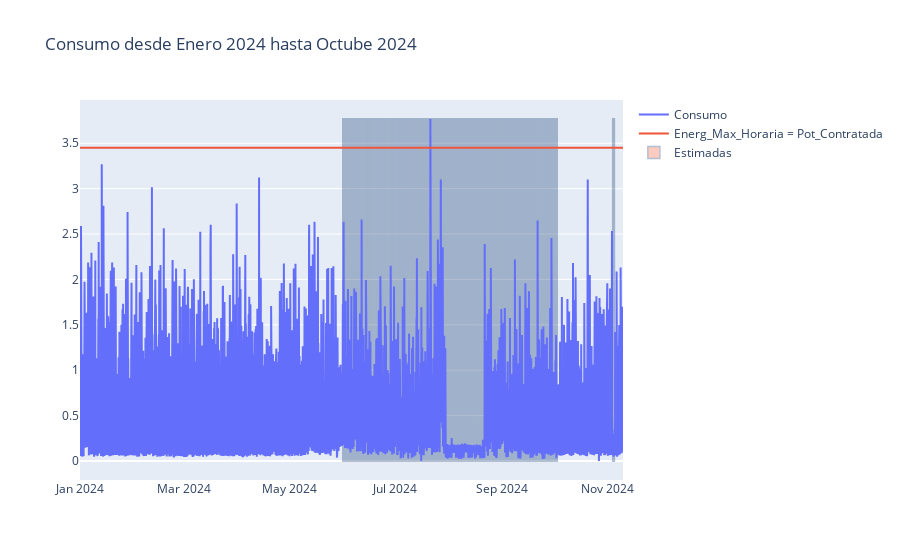

Here is the notebook cell this chart was saved with:
### Code cell
import numpy as np
fig = go.Figure()
fig.add_traces(
    [
        go.Scatter(
            x = df.index,
            y = df.consumo_kWh,
            name='Consumo'               
        ),
        go.Scatter(
            x = df.index,
            y = df.Pot_Contratada,
            name='Energ_Max_Horaria = Pot_Contratada'               
        ),
        go.Bar(
            x = df.loc[df['metodoObtencion'] == 'Estimada'].index,
            y = df.loc[df['metodoObtencion'] == 'Estimada'].consumo_kWh.max() * np.ones(len(df.loc[df['metodoObtencion'] == 'Estimada'].index)),
            name='Estimadas',
            marker_color='rgb(255, 87, 51)', 
            marker_line_color='rgb(8,48,107)',
            marker_line_width=1.5, 
            opacity=0.3

        )
    ]
    
)
fig.update_layout(
    title='Consumo desde Enero 2024 hasta Octube 2024'
)
fig.show()

### Figure 1 — Plotly figure (JSON) as saved in the notebook; plotly's stock layout.template omitted (floating-point values rounded to 4 significant figures; data arrays with more than 128 entries replaced by an {"elided": "..."} marker saying what was removed)
{"data": [{"name": "Consumo", "type": "scatter", "x": {"elided": "7536 str values"}, "y": {"elided": "7536 float values"}}, {"name": "Energ_Max_Horaria = Pot_Contratada", "type": "scatter", "x": {"elided": "7536 str values"}, "y": {"elided": "7536 float values"}}, {"marker": {"color": "rgb(255, 87, 51)", "line": {"color": "rgb(8,48,107)", "width": 1.5}}, "name": "Estimadas", "opacity": 0.3, "type": "bar", "x": {"elided": "2128 str values"}, "y": {"elided": "2128 float values"}}], "layout": {"title": {"text": "Consumo desde Enero 2024 hasta Octube 2024"}}}
